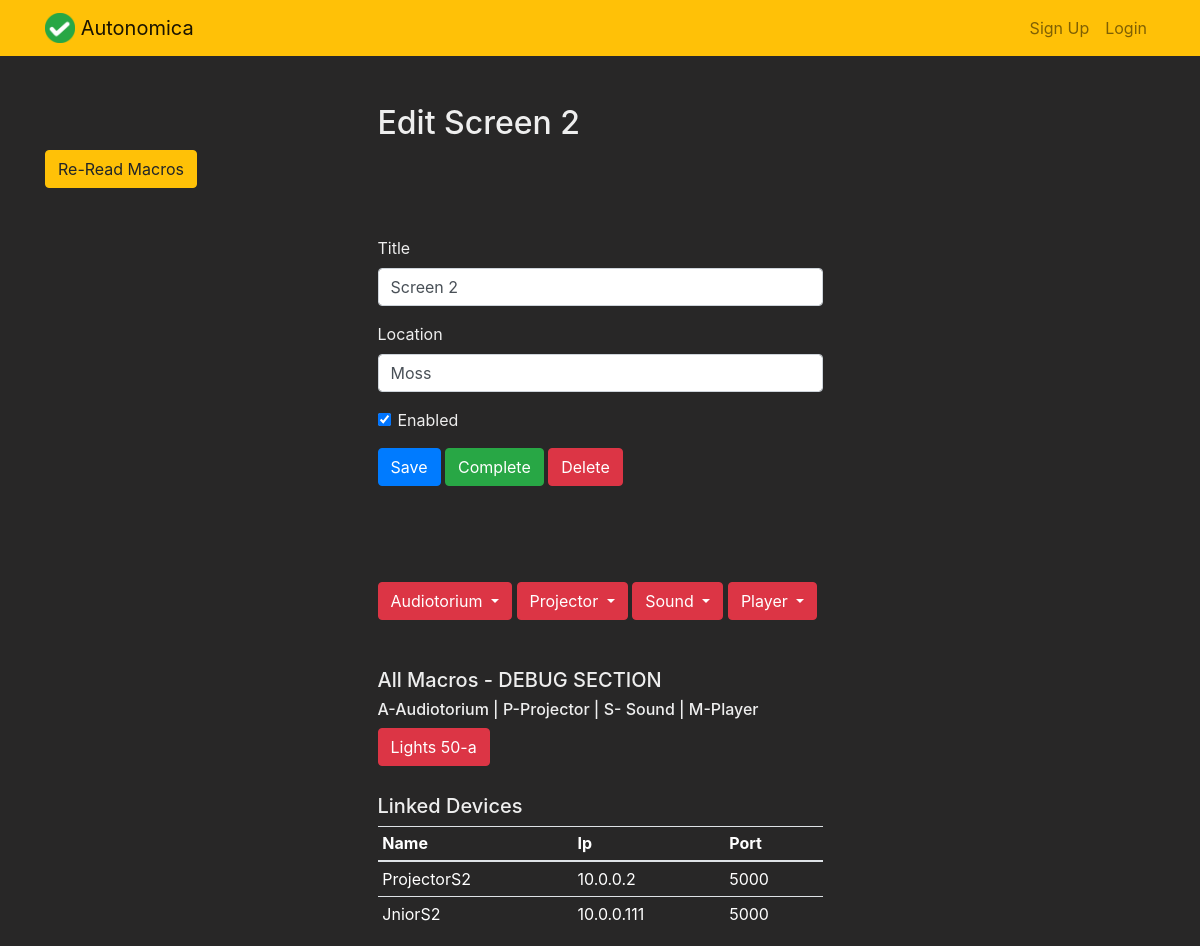
Page /screen/2 on the earlier database version.
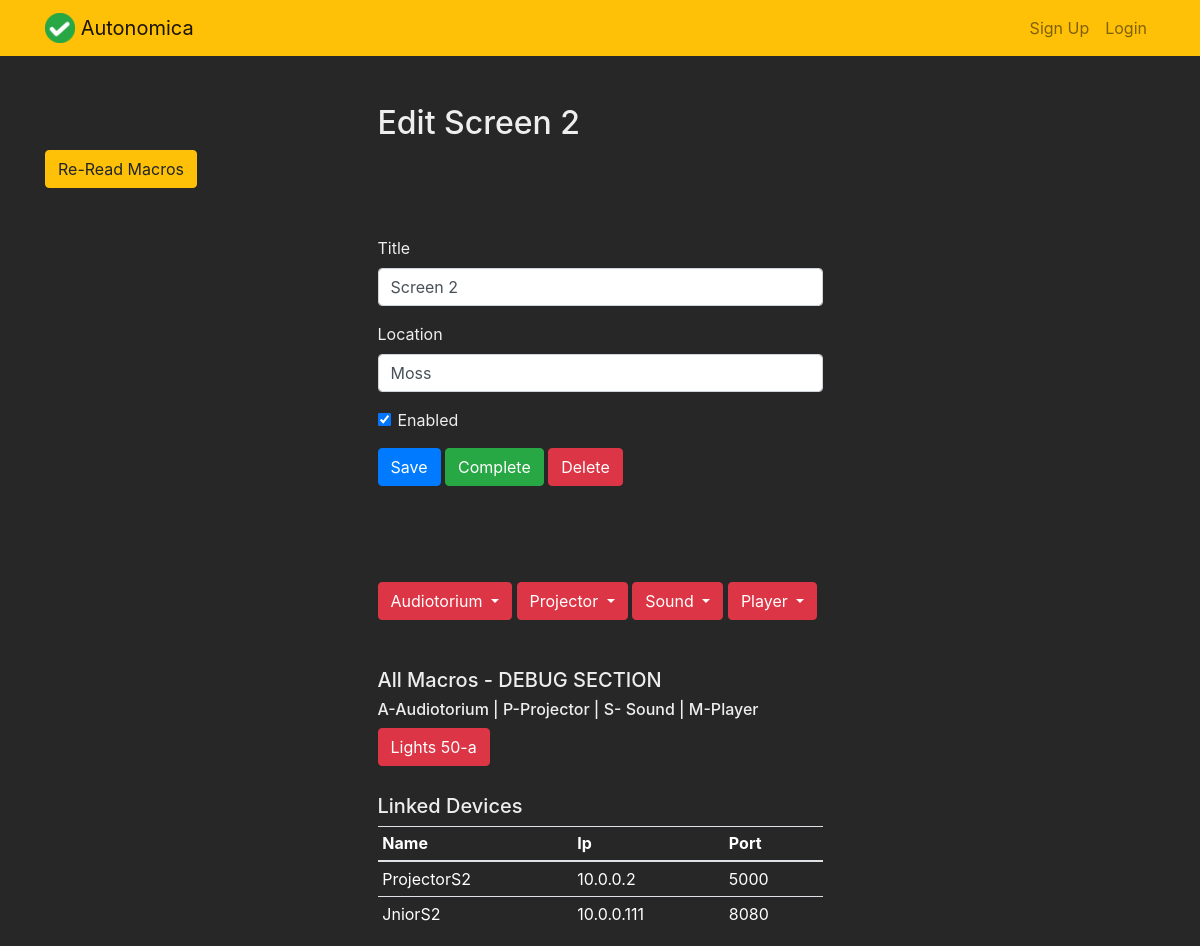
Same page on the later database version.
### autonomica/models.py (models this page shows, shortened)
class Device(models.Model):
    screen = models.ForeignKey(Screen, on_delete=models.CASCADE)
    name = models.CharField(max_length=100)
    ip = models.CharField(max_length=100)
    port = models.CharField(max_length=100)
    cinema = models.BooleanField(default=False, blank=True, help_text="If Jnior is Cinema Application installed?")
    tasker = models.BooleanField(default=False, blank=True, help_text="If Jnior is Tasker Application installed?")

### autonomica/views.py (the view, shortened to what this page needs)
# urls.py: path('screen/<int:screen_pk>', views.viewscreen, name='viewscreen'),
def viewscreen(request, screen_pk):
    screen = get_object_or_404(Screen, pk=screen_pk)
    macro = Macro.objects.filter(screen_id=screen_pk).order_by('-name')
    device = Device.objects.filter(screen_id=screen_pk).order_by('-name')
    print('Screen id: ', screen_pk)
    if request.method == 'GET':
        formS = ScreenForm(instance=screen)
        return render(request, 'autonomica/viewscreen.html', {'screen': screen, 'form': formS, 'macros': macro, 'devices': device})

### autonomica/forms.py
class ScreenForm(ModelForm):
    class Meta:
        model = Screen
        fields = ['title', 'location', 'enabled']

### templates/autonomica/viewscreen.html (shortened to what this page needs)
{% extends "autonomica/base.html" %}
{% block content %}
    <div class="row justify-content-center mt-5">
        <div class="col-md-5">
            <h2>Edit {{ screen.title }}</h2>
        </div>
    </div>
    <button type="button" class="btn btn-warning" onclick="$('#complete').click()">Re-Read Macros</button>
    <div class="row justify-content-center mt-5">
        <div class="col-md-5">
            <form method="POST">
                <div class="form-group">
                    <label for="title">Title</label>
                    <input type="text" name="title" class="form-control" id="title" value="{{ screen.title }}" required>
                </div>
                <div class="form-group">
                    <label for="location">Location</label>
                    <input name="location" rows="5" class="form-control" id="location" value="{{ screen.location }}">
                </div>
                <div class="form-group form-check">
                    <input type="checkbox" name="important" class="form-check-input" id="important"
                           {% if screen.enabled %}checked{% endif %}>
                    <label class="form-check-label" for="important">Enabled</label>
                </div>
                <button type="submit" class="btn btn-primary">Save</button>
                <button type="button" class="btn btn-success" onclick="$('#complete').click()">Complete</button>
                <button type="button" class="btn btn-danger" onclick="$('#delete').click()">Delete</button>
            </form>
        </div>
    </div>
    <br>
    <div class="row justify-content-center mt-5">
        <div class="col-md-5">
            <br>
            <div>
                <div class="btn-group">
                    <button type="button" class="btn btn-danger dropdown-toggle" data-toggle="dropdown"
                            aria-haspopup="true" aria-expanded="false">
                        Audiotorium
                    </button>
                </div>
                <div class="btn-group">
                    <button type="button" class="btn btn-danger dropdown-toggle" data-toggle="dropdown"
                            aria-haspopup="true" aria-expanded="false">
                        Projector
                    </button>
                </div>
                <div class="btn-group">
                    <button type="button" class="btn btn-danger dropdown-toggle" data-toggle="dropdown"
                            aria-haspopup="true" aria-expanded="false">
                        Sound
                    </button>
                </div>
                <div class="btn-group">
                    <button type="button" class="btn btn-danger dropdown-toggle" data-toggle="dropdown"
                            aria-haspopup="true" aria-expanded="false">
                        Player
                    </button>
                </div>
            </div>
            <br>
            <br>
            <div>
                <h5>All Macros - DEBUG SECTION</h5>
                <h6>A-Audiotorium | P-Projector | S- Sound | M-Player </h6>
                <div>
                    {% for macro in macros %}
                        <button type="button" class="btn btn-danger mb-1"
                                onclick="null">{{ macro.name }}-{{ macro.category }}</button>
                    {% endfor %}
                </div>
            </div>
            <br>
            <h5>Linked Devices</h5>
            <table class="table table-sm">
                <thead>
                <tr>
                    <th scope="col">Name</th>
                    <th scope="col">Ip</th>
                    <th scope="col">Port</th>
                </tr>
                </thead>
                <tbody>
                {% for device in devices %}
                    <tr>
                        <td>{{ device.name }}</td>
                        <td>{{ device.ip }}</td>
                        <td>{{ device.port }}</td>
                    </tr>
                {% endfor %}
                </tbody>
            </table>
        </div>
    </div>
{% endblock %}

Differences in the rows shown:
changed Device "JniorS2": port "5000" → "8080"
